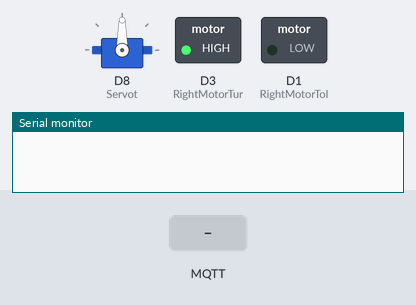
Recording of a sketch running on a simulated ESP8266 (NodeMCU). Shown: servo, switched loads named in the sketch (green lamp = pin HIGH), the last lines printed to the serial monitor. Inputs (shaded band) come from the test bench. No MQTT or app messages arrive unless stated.

Above: at 2.3 s.
2.4 s: MQTT message "RIGHT" arrives on the first subscribed topic
At 2.7 s:
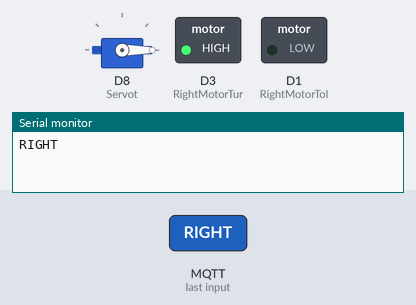
3.9 s: MQTT message "FORWARD" arrives on the first subscribed topic
At 5.0 s:
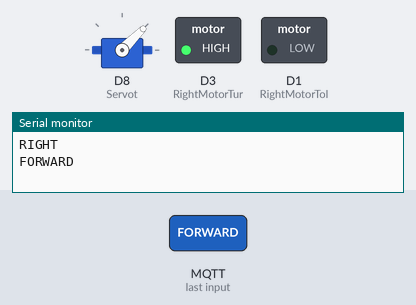
5.4 s: MQTT message "BACKWARD" arrives on the first subscribed topic
At 6.2 s:
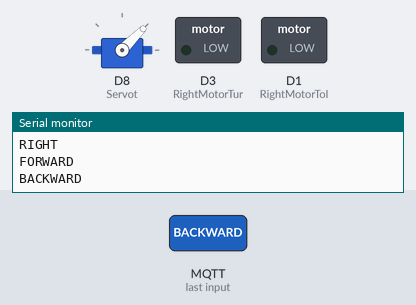
6.9 s: MQTT message "5" arrives on the second subscribed topic
At 7.3 s:
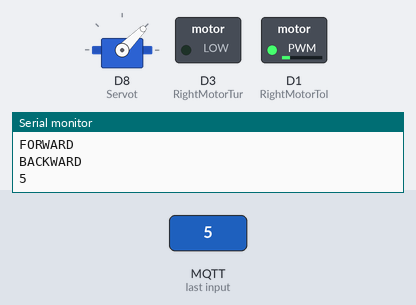
8.4 s: MQTT message "LEFT" arrives on the first subscribed topic
At 9.6 s:
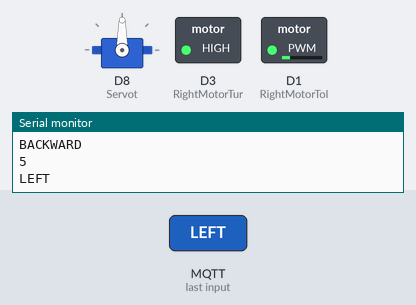
9.9 s: MQTT message "90" arrives on the second subscribed topic
At 10.8 s:
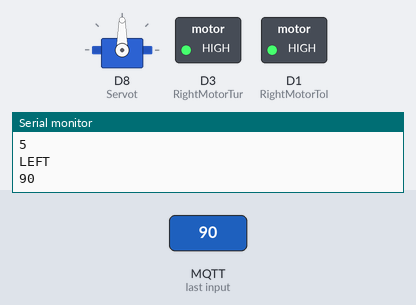
Timing chart, 0 to 12.4 s (numbered marks = the images above; inputs shaded):
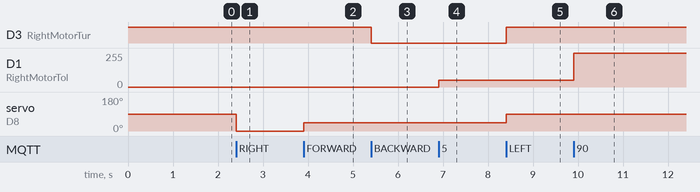

Measured:
- after the input at 2.4 s, servo on D8 (Servot): 90° → 0° at once
- after the input at 3.9 s, servo on D8 (Servot): 0° → 45° at once
- after the input at 5.4 s, D3 (RightMotorTur): HIGH → LOW at once
- after the input at 6.9 s, D1 (RightMotorTol): 0/255 → 50/255 at once
- after the input at 8.4 s, D3 (RightMotorTur): LOW → HIGH at once; servo on D8 (Servot): 45° → 90° at once
- after the input at 9.9 s, D1 (RightMotorTol): 50/255 → 255/255 at once

The sketch:

mqtt_arduino.ino
```cpp
#include "EspMQTTClient.h"
#include <Servo.h>
//Install libraries PubSubClient and EspMQTTClient
const byte RightMotorTol = 5; //14
const byte RightMotorTur = 0; // 12

Servo Servot;
int throttle = 0;
int turning = 0;


void onConnectionEstablished();


//Nya sättet!
EspMQTTClient client(
 "ABBgym_2.4",           // Wifi ssid
  "mittwifiarsabra",           // Wifi password
  "aedes-broker.cloud.mustini.se",  // MQTT broker ip
  "tindra2",            // MQTT username
  "",       // MQTT password
  "",          // Client name
  9696            // MQTT broker port
);


void setup() {
  Serial.begin(9600);

  Servot.attach(D8);

  pinMode(RightMotorTur, OUTPUT);
  digitalWrite(RightMotorTur, HIGH);
  }


void loop () {
  client.loop();
  }


void onConnectionEstablished(){
  client.subscribe("tindra/turning", [] (const String &payload)
  {
    Serial.println(payload);
    if(payload == "LEFT"){
      Servot.write(90);
      digitalWrite(RightMotorTur, HIGH);
      } else if(payload == "RIGHT"){
      Servot.write(0);
      digitalWrite(RightMotorTur, HIGH);
    }else if(payload == "FORWARD"){
      Servot.write(45);
      digitalWrite(RightMotorTur, HIGH);
    }else if(payload == "BACKWARD"){
      Servot.write(45);
      digitalWrite(RightMotorTur, LOW);
  }});

  client.subscribe("tindra/throttle", [] (const String &payload)
  {
    payload.toInt();
    Serial.println(payload);
    throttle = payload.toInt()*10;
    analogWrite(RightMotorTol, throttle);
  });

}
```
